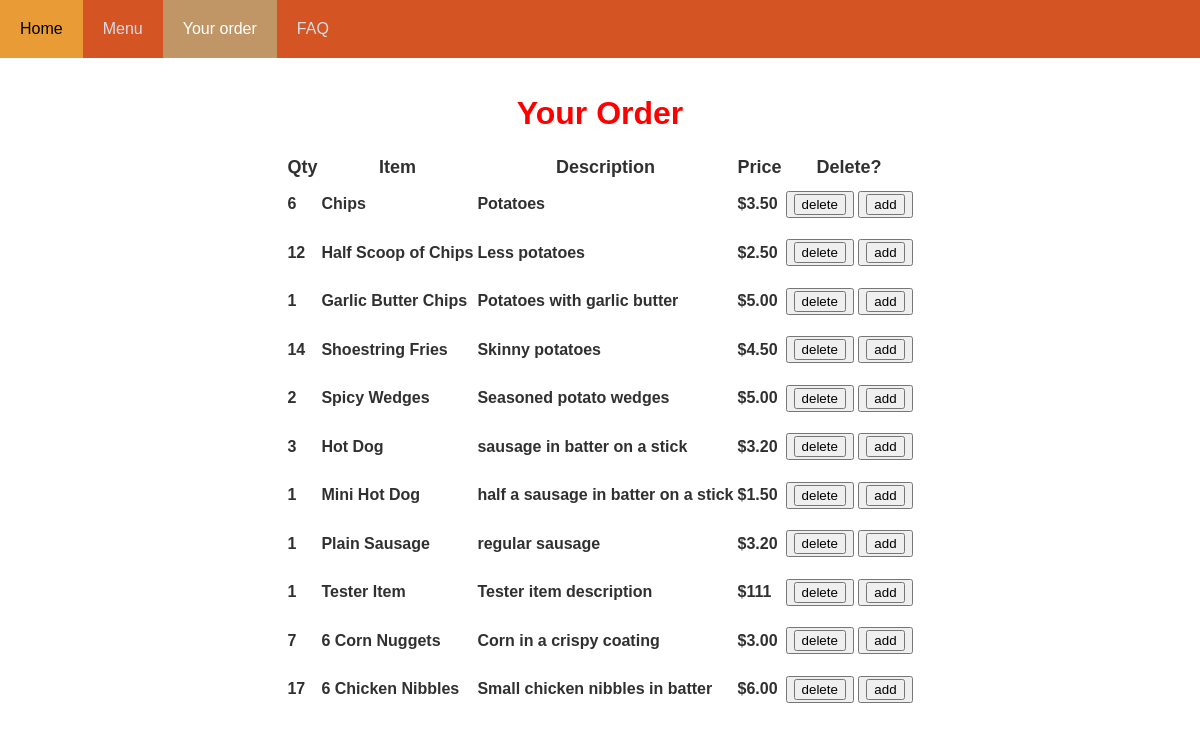
The page /orders on the database its author committed.
### tables this page shows
CREATE TABLE item (id INTEGER PRIMARY KEY, name STRING, description STRING, price DECIMAL, type STRING (100));

### main.py (the view)
@app.route("/orders")
def orders():
    cursor = get_db().cursor()
    sql = "SELECT item_id, name, description, price, order_item.item_id FROM item INNER JOIN order_item ON item.id = order_item.item_id"
    cursor.execute(sql)
    sql = cursor.fetchall()
    cursor = get_db().cursor()
    distinct = "select name, description, price, count(*) as ct from item INNER JOIN order_item ON item.id = order_item.item_id group by item_id order by item_id"
    cursor.execute(distinct)
    distinct = cursor.fetchall()
    '''
    cursor = get_db().cursor()
    distinct = "SELECT DISTINCT item_id, FROM order_item order_item.item_id FROM item INNER JOIN order_item ON item.id = order_item.item_id GROUP BY item_id ORDER BY item_id"
    cursor.execute(distinct)
    count = cursor.fetchall()'''
    return render_template("order.html", sql = sql, distinct= distinct, )

### main.py (called while the page is built)
def get_db():
    db = getattr(g, '_database', None)
    if db is None:
        db = g._database = sqlite3.connect(DATABASE)
    return db

@app.teardown_appcontext
def close_connection(exception):
    db = getattr(g, '_database', None)
    if db is not None:
        db.close()

### templates/order.html (shortened to what this page needs)
<!DOCTYPE html>
<html lang="en">
<head>
</head>
<body>
<link rel="stylesheet" href={{url_for('static',filename='stickymenu.css')}}>
  <div id="navbar">
      <a href="http://127.0.0.1:5000/">Home</a>
      <a href="http://127.0.0.1:5000/menu">Menu</a>
      <a class = "active" href="http://127.0.0.1:5000/orders">Your order</a>
      <a href="http://127.0.0.1:5000/faq">FAQ</a>
    </div>
  <div class="content">
  <h1>Your Order</h1>
  <table class="center">
    <tr>
      <th>Qty</th>
      <th>Item</th>
      <th>Description</th>
      <th>Price</th>
      <th>Delete?</th>
    </tr>
{% for item in distinct %}
<tr>
  <td><h2>{{ item [3] }}</h2></td>
  <td><h2>{{ item [0] }}</h2></td>
  <td><h2>{{ item [1] }}</h2></td>
  <td><h2>{{ item [2]}}</h2></td>
  <td>
    <div class = "btn-group">
<button class = "button">
  <form action="/delete" method="post">
  <input type="submit" value="delete">
  </form>
</button>
<button class ="button">
  <form action="/add" method="post">
  <input type="submit" value="add"></button>
</div>
</td>
</tr>
{% endfor %}
</table>
  </div>
</body>
</html>

### static/stickymenu.css (style rules this page uses)
* { font-family: sans-serif; }
#navbar { overflow: hidden; background-color: rgb(212, 85, 35); }
#navbar a { float: left; display: block; color: #d8dee7; text-align: center; padding: 20px; text-decoration: none; font-family: Arial, Helvetica, sans-serif; }
html,body { padding:0; margin:0; }
body { margin: 0; }
.content { padding: 16px; }
#navbar a.active { background-color: #c09666; color: white; }
h1 { color: red; text-align: center; font-family: Arial, Helvetica, sans-serif; }
h2 { color: rgb(48, 48, 48); font-family: Arial, Helvetica, sans-serif; font-size: medium; text-align: left; }
table.center { margin-left: auto; margin-right: auto; }
th { color: rgb(48, 48, 48); font-family: Arial, Helvetica, sans-serif; font-size: large; text-align: center; }

### rows shown on the page
item: item "6", item "Chips", description "Potatoes", price "$3.50"
item: item "12", name "Half Scoop of Chips", description "Less potatoes", price "$2.50"
item: item "1", name "Garlic Butter Chips", description "Potatoes with garlic butter", price "$5.00"
item: item "14", name "Shoestring Fries", description "Skinny potatoes", price "$4.50"
item: item "2", name "Spicy Wedges", description "Seasoned potato wedges", price "$5.00"
item: item "3", name "Hot Dog", description "sausage in batter on a stick", price "$3.20"
item: item "1", name "Mini Hot Dog", description "half a sausage in batter on a stick", price "$1.50"
item: item "1", name "Plain Sausage", description "regular sausage", price "$3.20"
item: item "1", name "Tester Item", description "Tester item description", price "$111"
item: item "7", name "6 Corn Nuggets", description "Corn in a crispy coating", price "$3.00"
item: item "17", name "6 Chicken Nibbles", description "Small chicken nibbles in batter", price "$6.00"
